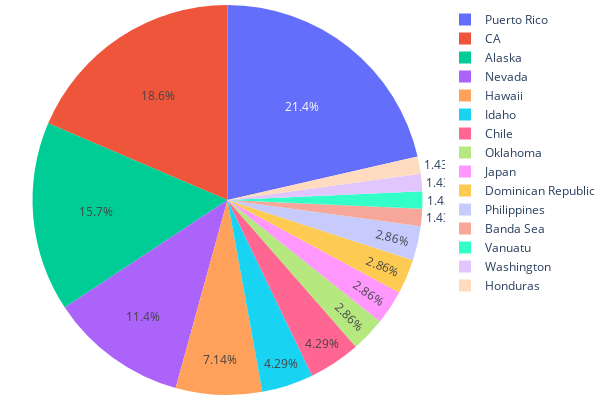

Notebook code cell kept with this figure:
### Markdown cell above
`Pie` chart with `Plotly`

* labels → index
* values → area
* lrtb → 0

refer → https://plotly.com/python/pie-charts/

### Code cell
# pie chart
trace = go.Pie(
    labels=occ_freq.index,
    values=occ_freq.area
)

layout = go.Layout(
    height=400,
    width=600,
    margin=dict(l=0, r=0, t=0, b=0)
)

fig = go.Figure(data=[trace], layout=layout)
fig.show()

### Figure 1 — Plotly figure (JSON) as saved in the notebook; plotly's stock layout.template omitted (floating-point values rounded to 4 significant figures)
{"data": [{"labels": ["Puerto Rico", "CA", "Alaska", "Nevada", "Hawaii", "Idaho", "Chile", "Oklahoma", "Japan", "Dominican Republic", "Philippines", "Banda Sea", "Vanuatu", "Washington", "Honduras"], "type": "pie", "values": [15, 13, 11, 8, 5, 3, 3, 2, 2, 2, 2, 1, 1, 1, 1]}], "layout": {"height": 400, "margin": {"b": 0, "l": 0, "r": 0, "t": 0}, "width": 600}}
